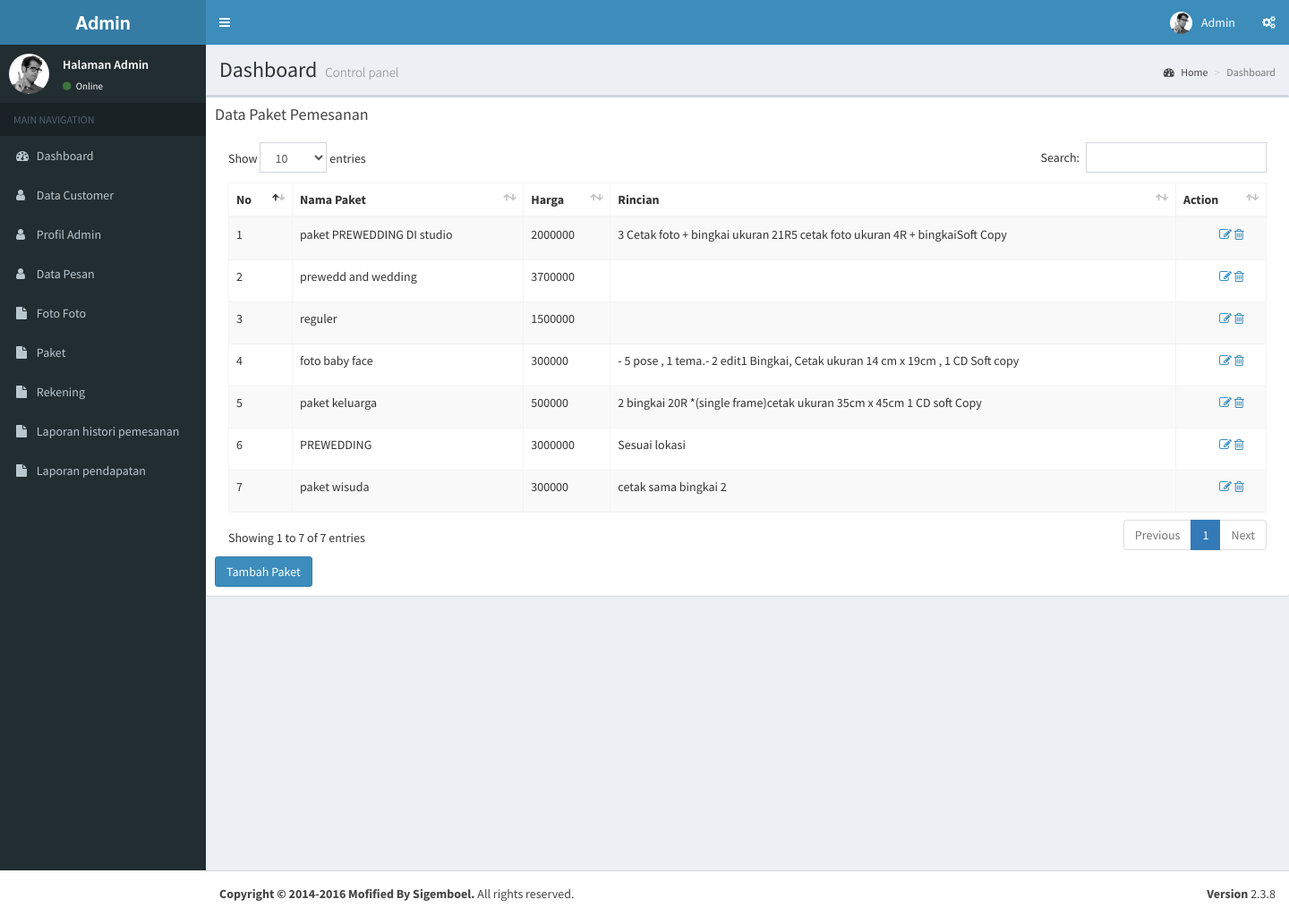
Screenshot of /admin/index.php?page=module/paket/list_paket (signed in) with the database file from the repository.
### tables this page shows
CREATE TABLE `tb_paket` (
  `id_paket` int(10) NOT NULL,
  `nama_paket` varchar(50) NOT NULL,
  `harga` int(10) NOT NULL,
  `rincian` text NOT NULL,
  `jenis` tinyint(4) NOT NULL
);

### admin/module/paket/list_paket.php (the view)
<div class="box">
           <div class="box-header">
             <h3 class="box-title">Data Paket Pemesanan</h3>
           </div>
           <div class="box-body">
             <table class="table table-bordered table-striped" id="datatables">
               <thead>
               <tr>
                 <th>No</th>
                 <th>Nama Paket</th>
                 <th>Harga</th>
                 <th>Rincian</th>
                 <th>Action</th>
               </tr>
               </thead>
               <tbody>
			<?php
			$no=1;
			$query = mysqli_query($koneksi, "select * from tb_paket");
			while($data = mysqli_fetch_array($query)){
			?>
				<tr>
					<td><?php echo $no++; ?></td>
					<td><?php echo $data['nama_paket']; ?></td>
					<td><?php echo $data['harga']; ?></td>
					<td><?php echo $data['rincian']; ?></td>
					<td>
					<ul style="list-style:none;">
						<li>
							<a href="?page=module/paket/edt_paket&id=<?php echo $data['id_paket']; ?>" title="Edit"><i class="fa fa-edit"></i></a>
							<a onclick="return confirm('yakin ingin menghapus data ?')"  href="?page=module/paket/hps_paket&id=<?php echo $data['id_paket']; ?>" title="Delete"><i class="fa fa-trash-o"></i></a>
						</li>
					</ul>
					</td>
				</tr>
			<?php
				}
			?>
			</tbody>
             </table>
		  <a href="?page=module/paket/tambah_paket" class="btn btn-primary">Tambah Paket</a>
           </div>
         </div>

### rows the page displays
tb_paket: nama_paket "paket PREWEDDING DI studio", harga "2000000", rincian "3 Cetak foto + bingkai ukuran 21R5 cetak foto ukuran 4R + bingkaiSoft Copy"
tb_paket: nama_paket "prewedd and wedding", harga "3700000"
tb_paket: nama_paket "reguler", harga "1500000"
tb_paket: nama_paket "foto baby face", harga "300000", rincian "- 5 pose , 1 tema.- 2 edit1 Bingkai, Cetak ukuran 14 cm x 19cm , 1 CD Soft copy"
tb_paket: nama_paket "paket keluarga", harga "500000", rincian "2 bingkai 20R *(single frame)cetak ukuran 35cm x 45cm 1 CD soft Copy"
tb_paket: nama_paket "PREWEDDING", harga "3000000", rincian "Sesuai lokasi"
tb_paket: nama_paket "paket wisuda", harga "300000", rincian "cetak sama bingkai 2"
